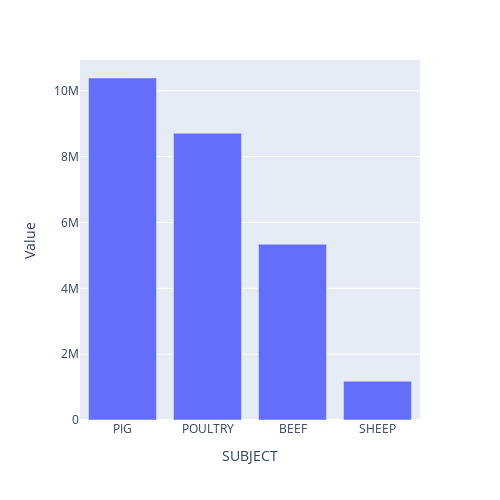
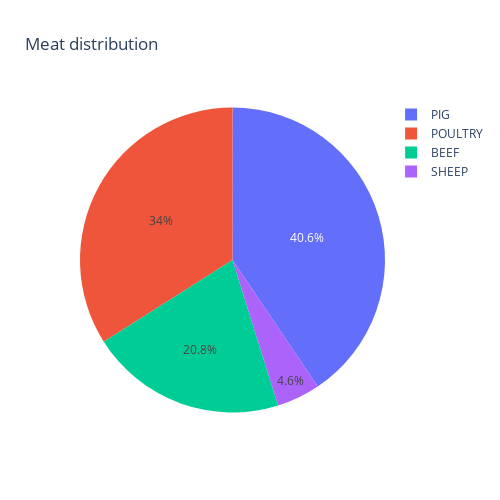

Notebook code for these charts, in order:
### Markdown cell above
From the above figure we can observe that over period of time the consumption of meat has inceased from around 150K in 1990 to around 900K in 2020 and is projected to 950K in 2026.

We can see that the pig and poultry have been popular since the 90's. Beef saw a spike and increased at the end of the 90's and early 2000.

Lets move on to understand which type of meat is highly prefered.

### Code cell
val_meat = df.groupby('SUBJECT')[['Value']].sum().reset_index().sort_values('Value',ascending = False)
fig =px.bar(val_meat, val_meat['SUBJECT'], val_meat['Value'])
fig1 = px.pie(val_meat,values=val_meat['Value'], names='SUBJECT', title='Meat distribution')
fig1.update_layout(height =500,width =500)
fig.update_layout(height =500,width =500)
fig.show()
fig1.show()

### Figure 1 — Plotly figure (JSON) as saved in the notebook; plotly's stock layout.template omitted (floating-point values rounded to 4 significant figures)
{"data": [{"alignmentgroup": "True", "hovertemplate": "SUBJECT=%{x}<br>Value=%{y}<extra></extra>", "legendgroup": "", "marker": {"color": "#636efa"}, "name": "", "offsetgroup": "", "orientation": "v", "showlegend": false, "textposition": "auto", "type": "bar", "x": ["PIG", "POULTRY", "BEEF", "SHEEP"], "xaxis": "x", "y": [10390000.0, 8709000.0, 5338000.0, 1179000.0], "yaxis": "y"}], "layout": {"barmode": "relative", "height": 500, "legend": {"tracegroupgap": 0}, "margin": {"t": 60}, "width": 500, "xaxis": {"anchor": "y", "domain": [0, 1], "title": {"text": "SUBJECT"}}, "yaxis": {"anchor": "x", "domain": [0, 1], "title": {"text": "Value"}}}}

### Figure 2 — Plotly figure (JSON) as saved in the notebook; plotly's stock layout.template omitted (floating-point values rounded to 4 significant figures)
{"data": [{"domain": {"x": [0, 1], "y": [0, 1]}, "hovertemplate": "SUBJECT=%{label}<br>Value=%{value}<extra></extra>", "labels": ["PIG", "POULTRY", "BEEF", "SHEEP"], "legendgroup": "", "name": "", "showlegend": true, "type": "pie", "values": [10390000.0, 8709000.0, 5338000.0, 1179000.0]}], "layout": {"height": 500, "legend": {"tracegroupgap": 0}, "title": {"text": "Meat distribution"}, "width": 500}}
